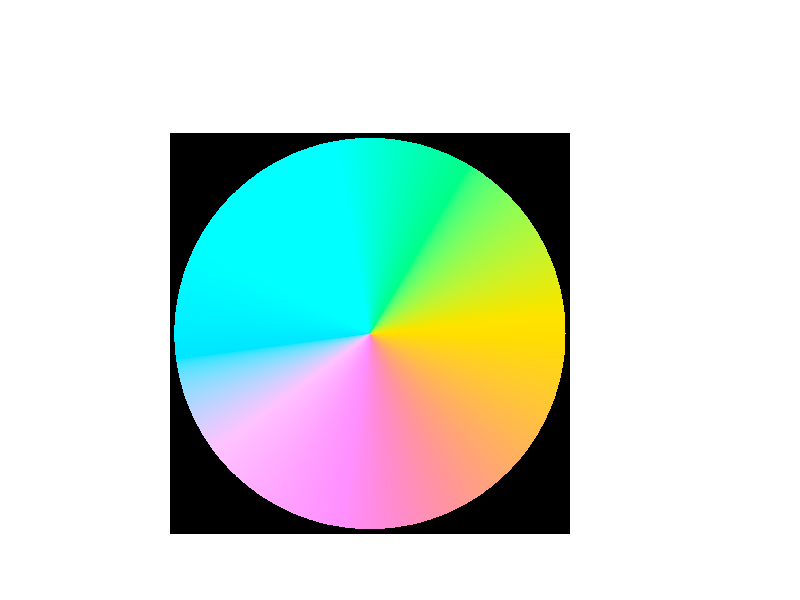

Reproduce this figure in MATLAB. (Note: this script raises an error after producing the figure.)
N = 2048;
x = -N/2:N/2-1;
L_factor = 90;
[xx, yy] = meshgrid(x,x);
[theta,r] = cart2pol(xx, yy);
obj_amp = zeros(size(r));
obj_amp(r <= 1000) = 1;
L = L_factor * (obj_amp);
a = L.*cos(theta + pi/2);
b = L.*sin(theta + pi/2);

%% CIELab
pha_rgb = lab2rgb( cat(3, L, a, b));
pha_rgb( pha_rgb>1 ) = 1;
pha_rgb( pha_rgb<0 ) = 0;
figure
hold on;
imagesc( pha_rgb);
axis square
axis off
hold off;
% imwrite( uint8(255*pha_rgb), 'colorwheel.png');

%% OKLab
lch = lab2lch(cat(3, L, a, b));
pha_rgb = lch2rgb(lch);
% pha_rgb = lin2rgb(pha_rgb);

figure
hold on;
imagesc( pha_rgb);
axis square
axis off
hold off;
